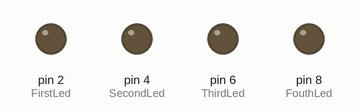
A sketch run on a simulated Arduino Uno, built with avr-gcc and run on an emulated ATmega328P. Parts: output pins drawn as LEDs (lit = HIGH).

Above: at 0.2 s.
At 1.2 s:
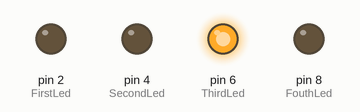
At 2.2 s:
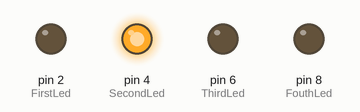
At 4.7 s:
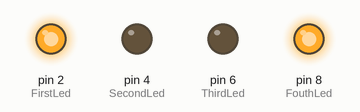
At 7.2 s:
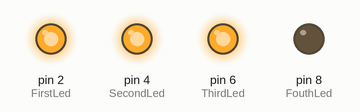
At 9.7 s:
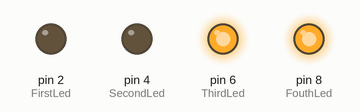
Timing chart, 0 to 10.4 s (numbered marks = the images above):
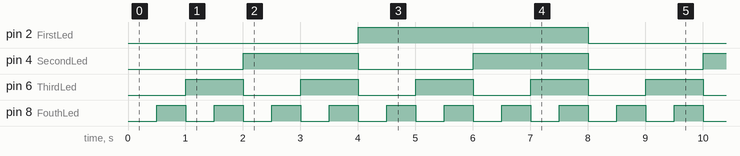

The sketch:

4BitDigitalCounter.ino
```cpp
int FirstLed=2;
int SecondLed=4;
int ThirdLed=6;
int FouthLed=8;
int Delay=500;
void setup() {
    pinMode(FirstLed,OUTPUT);
    pinMode(SecondLed,OUTPUT);
    pinMode(ThirdLed,OUTPUT);
    pinMode(FouthLed,OUTPUT);
}
void loop() {
    digitalWrite(FirstLed,LOW);
    digitalWrite(SecondLed,LOW);
    digitalWrite(ThirdLed,LOW);
    digitalWrite(FouthLed,LOW);
    delay(Delay);

    digitalWrite(FirstLed,LOW);
    digitalWrite(SecondLed,LOW);
    digitalWrite(ThirdLed,LOW);
    digitalWrite(FouthLed,HIGH);
    delay(Delay);

    digitalWrite(FirstLed,LOW);
    digitalWrite(SecondLed,LOW);
    digitalWrite(ThirdLed,HIGH);
    digitalWrite(FouthLed,LOW);
    delay(Delay);

    digitalWrite(FirstLed,LOW);
    digitalWrite(SecondLed,LOW);
    digitalWrite(ThirdLed,HIGH);
    digitalWrite(FouthLed,HIGH);
    delay(Delay);

    digitalWrite(FirstLed,LOW);
    digitalWrite(SecondLed,HIGH);
    digitalWrite(ThirdLed,LOW);
    digitalWrite(FouthLed,LOW);
    delay(Delay);

    digitalWrite(FirstLed,LOW);
    digitalWrite(SecondLed,HIGH);
    digitalWrite(ThirdLed,LOW);
    digitalWrite(FouthLed,HIGH);
    delay(Delay);

    digitalWrite(FirstLed,LOW);
    digitalWrite(SecondLed,HIGH);
    digitalWrite(ThirdLed,HIGH);
    digitalWrite(FouthLed,LOW);
    delay(Delay);

    digitalWrite(FirstLed,LOW);
    digitalWrite(SecondLed,HIGH);
    digitalWrite(ThirdLed,HIGH);
    digitalWrite(FouthLed,HIGH);
    delay(Delay);

    digitalWrite(FirstLed,HIGH);
    digitalWrite(SecondLed,LOW);
    digitalWrite(ThirdLed,LOW);
    digitalWrite(FouthLed,LOW);
    delay(Delay);

    digitalWrite(FirstLed,HIGH);
    digitalWrite(SecondLed,LOW);
    digitalWrite(ThirdLed,LOW);
    digitalWrite(FouthLed,HIGH);
    delay(Delay);

    digitalWrite(FirstLed,HIGH);
    digitalWrite(SecondLed,LOW);
    digitalWrite(ThirdLed,HIGH);
    digitalWrite(FouthLed,LOW);
    delay(Delay);

    digitalWrite(FirstLed,HIGH);
    digitalWrite(SecondLed,LOW);
    digitalWrite(ThirdLed,HIGH);
    digitalWrite(FouthLed,HIGH);
    delay(Delay);

    digitalWrite(FirstLed,HIGH);
    digitalWrite(SecondLed,HIGH);
    digitalWrite(ThirdLed,LOW);
    digitalWrite(FouthLed,LOW);
    delay(Delay);

    digitalWrite(FirstLed,HIGH);
    digitalWrite(SecondLed,HIGH);
    digitalWrite(ThirdLed,LOW);
    digitalWrite(FouthLed,HIGH);
    delay(Delay);

    digitalWrite(FirstLed,HIGH);
    digitalWrite(SecondLed,HIGH);
    digitalWrite(ThirdLed,HIGH);
    digitalWrite(FouthLed,LOW);
    delay(Delay);

    digitalWrite(FirstLed,HIGH);
    digitalWrite(SecondLed,HIGH);
    digitalWrite(ThirdLed,HIGH);
    digitalWrite(FouthLed,HIGH);
    delay(Delay);
}
```

Measured:
- by itself, pin 2 (FirstLed): alternates HIGH for 4.0 s and LOW for 4.0 s
- by itself, pin 4 (SecondLed): alternates HIGH for 2.0 s and LOW for 2.0 s
- by itself, pin 6 (ThirdLed): alternates HIGH for 1.0 s and LOW for 1.0 s
- by itself, pin 8 (FouthLed): alternates HIGH for 0.50 s and LOW for 0.50 s
